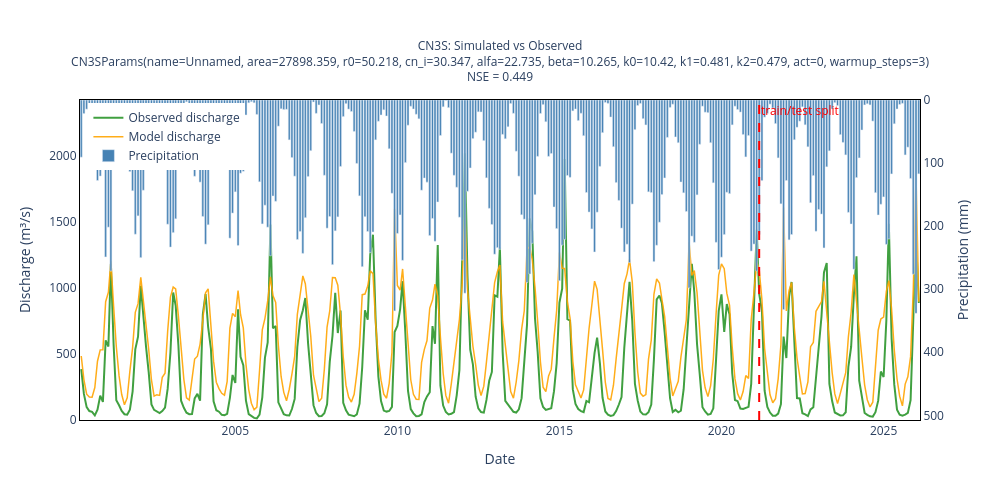

Notebook source saved alongside this figure:
### Code cell
model.evaluate(data["q"]["Vazao"])
model.plot(split=251)

### Figure 1 — Plotly figure (JSON) as saved in the notebook; plotly's stock layout.template omitted (floating-point values rounded to 4 significant figures; data arrays with more than 128 entries replaced by an {"elided": "..."} marker saying what was removed)
{"data": [{"line": {"color": "green", "width": 2}, "name": "Observed discharge", "opacity": 0.75, "type": "scatter", "x": {"elided": "311 str values"}, "y": {"elided": "311 float values"}}, {"line": {"color": "orange", "width": 1.5}, "name": "Model discharge", "opacity": 0.9, "type": "scatter", "x": {"elided": "311 str values"}, "y": {"elided": "311 float values"}}, {"marker": {"color": "steelblue"}, "name": "Precipitation", "opacity": 1, "type": "bar", "x": {"elided": "311 str values"}, "y": {"elided": "311 float values"}, "yaxis": "y2"}], "layout": {"annotations": [{"font": {"color": "red"}, "showarrow": false, "text": "train/test split", "x": "2021-03-01T00:00:00", "xanchor": "left", "y": 1, "yanchor": "top", "yref": "paper"}], "height": 500, "legend": {"x": 0.01, "y": 0.99}, "plot_bgcolor": "white", "shapes": [{"line": {"color": "red", "dash": "dash"}, "type": "line", "x0": "2021-03-01T00:00:00", "x1": "2021-03-01T00:00:00", "y0": 0, "y1": 1, "yref": "paper"}], "title": {"font": {"size": 12}, "text": "CN3S: Simulated vs Observed<br>CN3SParams(name=Unnamed, area=27898.359, r0=50.218, cn_i=30.347, alfa=22.735, beta=10.265, k0=10.42, k1=0.481, k2=0.479, act=0, warmup_steps=3)<br>NSE = 0.449", "x": 0.5, "xanchor": "center"}, "width": 1000, "xaxis": {"linecolor": "black", "linewidth": 1, "mirror": true, "showline": true, "title": {"text": "Date"}}, "yaxis": {"linecolor": "black", "linewidth": 1, "mirror": true, "range": [0, 2420.0], "showline": true, "title": {"text": "Discharge (m³/s)"}}, "yaxis2": {"linecolor": "black", "linewidth": 1, "mirror": true, "overlaying": "y", "range": [507.4, 0], "showline": true, "side": "right", "title": {"text": "Precipitation (mm)"}}}}
